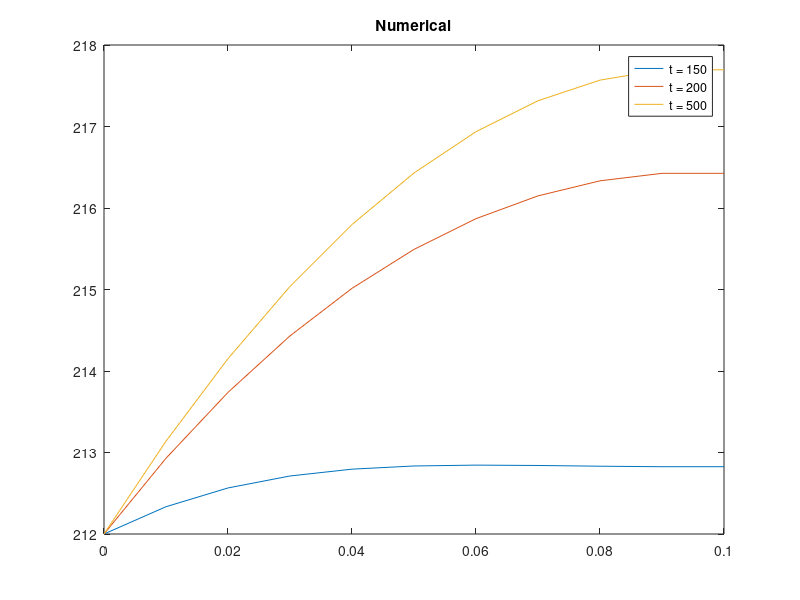
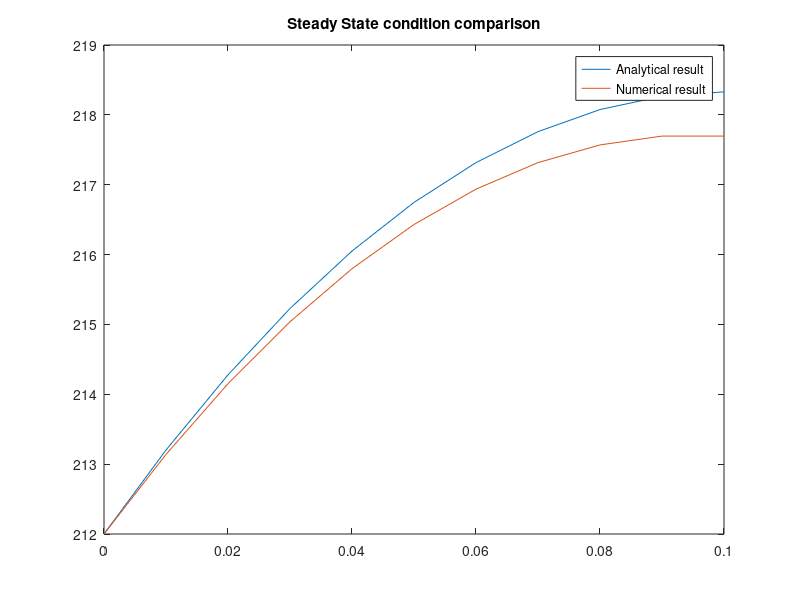

Here is the MATLAB script that generated these plots, in order:
%material used in this task : Aluminum (Al)
clear all; clc
%Material Data
k = 237; rho = 2700; q = 3*10^5; cp = 897; L = 0.1; %in SI unit
alpha = sqrt(rho*cp/k);

%Case : bar clamped on both sides with 

%Numerical analysis : 
dx = 0.01; dt = 0.5; C1 = dt/(alpha^2*dx^2);
gen = q*dt/(k*alpha^2);

%Explicit scheme : 
n = L/dx+1; %termasuk dua ujungny
T = zeros(1,n);
T(1) = 212; %Dirichlet BC on the left
x = 0:L/(n-1):L;
Taft = T;
figure(1)
t = 0;
for i = 1:3000
    Tbef = Taft;
    for j = 2:n-1
        Taft(j) = Tbef(j)+C1*(Tbef(j+1)-2*Tbef(j)+Tbef(j-1))+gen;
    end
    Taft(n) = Taft(n-1);
    t = t+dt;
    if(t==150 | t==200 | t==500) 
        plot(x,Taft)
        hold on
    end
    
end
hold off
title('Numerical')
legend('t = 150','t = 200','t = 500')

%plotting analytical and numerical result as comparison : 
for i = 1:n
    T(i) = T(1)-q/k*x(i)*(x(i)/2-L);
end

figure(2)
plot(x,T);
hold on
plot(x,Taft);
hold off
legend('Analytical result','Numerical result')
title('Steady State condition comparison')